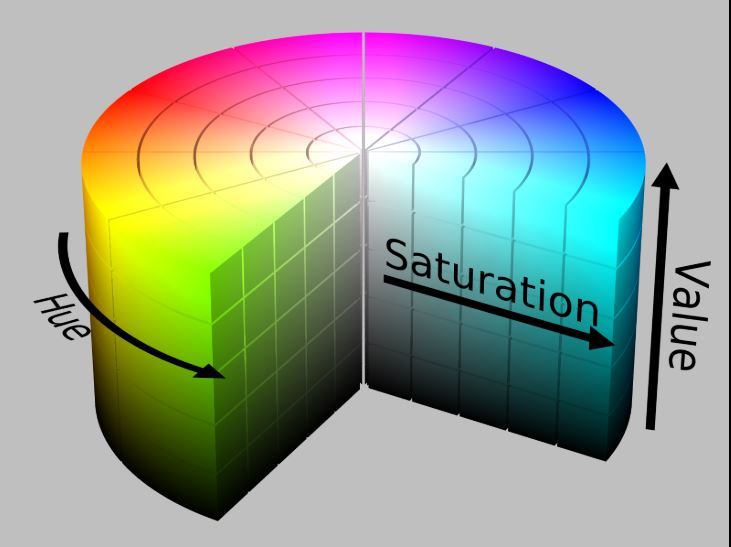
#> input picture HSV.JPG, 731 x 547 px, found by its file name
$ python opencv_color_selector.py
#> lines starting #> are read from the running program, lines starting #| are printed output that depends on the picture; after the words box and inside, x2 and y2 are one past the last pixel; in counts of white or black regions, pixels touching at a corner belong together
#> further down, img is the input picture: shape (547, 731, 3); mean B, G, R 148.5, 158.4, 151.1
#> `img_hsv = cv2.cvtColor(img, cv2.COLOR_BGR2HSV)`: img_hsv: shape (547, 731, 3); mean H, S, V 42.9, 87, 178.2
import cv2
import numpy as np

# path to image
image_path = "hsv.jpg"
# resize if image is larger than 800x600
resize = True

def createGUI():
    '''Function that creates the trackbar interface'''
    global screen, buttons
    cv2.createTrackbar("Low Hue", screen, 0,179,lambda x: updateValues(x, 0,0))
#> slider 'Low Hue' is set to 35
    cv2.createTrackbar("High Hue", screen, 179,179,lambda x: updateValues(x,1, 0))
    cv2.createTrackbar("Low Sat", screen, 0,255,lambda x: updateValues(x, 0,1))
#> slider 'Low Sat' is set to 51
    cv2.createTrackbar("High Sat", screen, 255,255,lambda x: updateValues(x, 1,1))
    cv2.createTrackbar("Low Val", screen, 0,255,lambda x: updateValues(x, 0,2))
#> slider 'Low Val' is set to 51
    cv2.createTrackbar("High Val", screen, 255,255,lambda x: updateValues(x, 1,2))
    cv2.createTrackbar("Invert", screen, 0,1, doInvert)
#> slider 'Invert' is set to 1

def doInvert(val):
    '''Function that alters mask inversion'''
    global invert
    if val == 1:
        invert = True
    else:
        invert = False
    updateImg()

def updateValues(val, colrange, param):
    '''Function that updates the value ranges as set by the trackbars '''
    global col
    col[colrange][param] = val
    updateImg()

def updateImg():
    '''Displays image, masked with updated values'''
    mask = cv2.inRange(img_hsv, tuple(col[0]),tuple(col[1]))
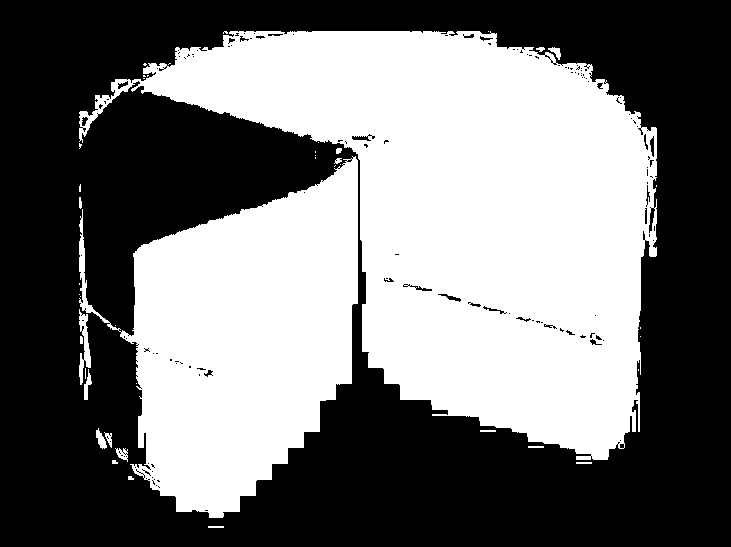
#> mask: shape (547, 731); 45.6% white; 44 white regions (25 under 20 px), largest, box (x1, y1, x2, y2) and area: (79, 31, 657, 460) 122862, (79, 156, 358, 518) 58050, (79, 309, 91, 385) 428
    if invert:
        mask = cv2.bitwise_not(mask)
    res = cv2.bitwise_and(img,img,mask=mask)
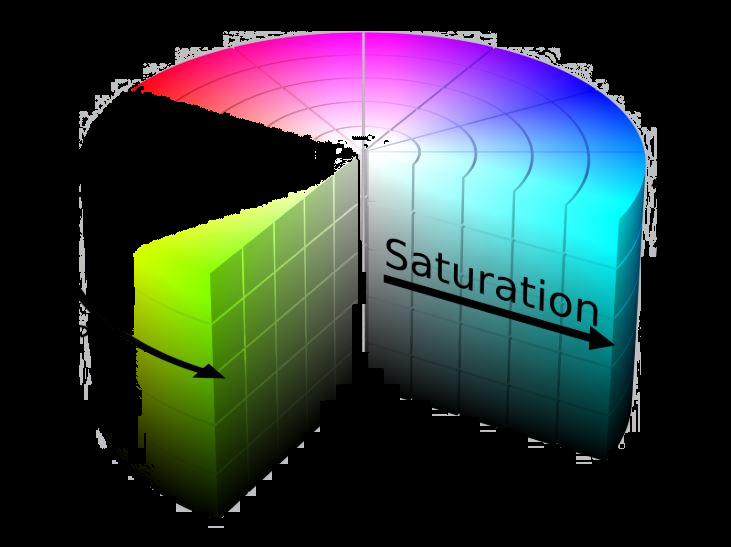
#> res: shape (547, 731, 3); mean B, G, R 59.9, 60, 49.3
    cv2.imshow('Image', res)


### initial setup:
invert = False
screen = "Control"
cv2.namedWindow(screen, cv2.WINDOW_AUTOSIZE)
img = cv2.imread(image_path)
img_hsv = cv2.cvtColor(img, cv2.COLOR_BGR2HSV)
cv2.imshow('Image', img)
createGUI()
col = [[0,0,0],[179,255,255]]

cv2.waitKey(0)
#> in updateImg (call 3), `mask = cv2.inRange(img_hsv, tuple(col[0]),tuple(col[1]))`:
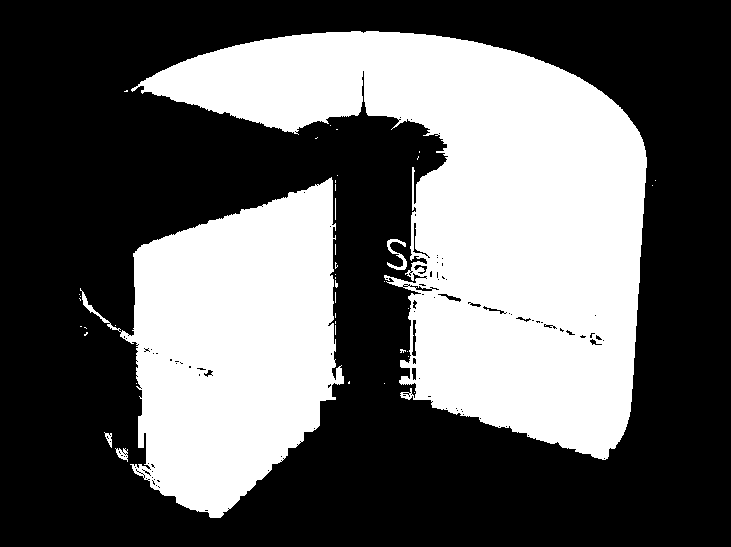
#> mask: shape (547, 731); 38.5% white; 42 white regions (36 under 20 px), largest, box (x1, y1, x2, y2) and area: (131, 31, 647, 460) 101180, (80, 177, 344, 518) 52338, (387, 239, 407, 270) 225, (115, 448, 128, 462) 96, (104, 432, 112, 448) 61, (335, 198, 336, 220) 22
#> in updateImg (call 3), `res = cv2.bitwise_and(img,img,mask=mask)`:
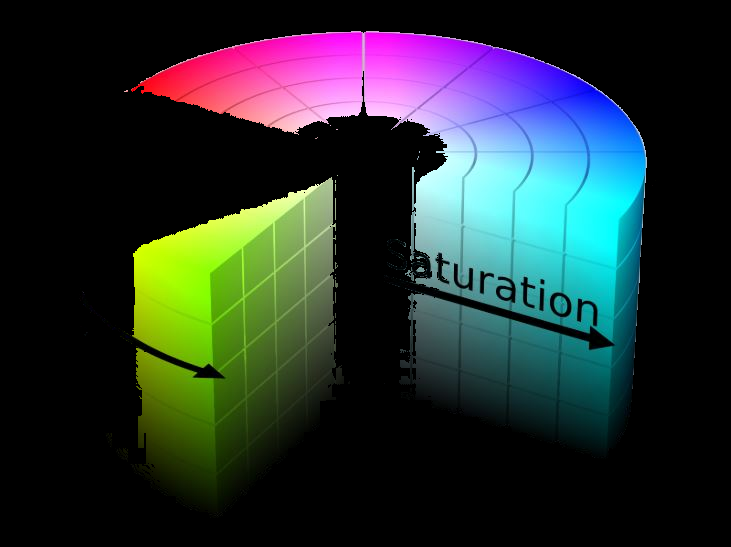
#> res: shape (547, 731, 3); mean B, G, R 48.2, 48.3, 38
cv2.destroyAllWindows()
